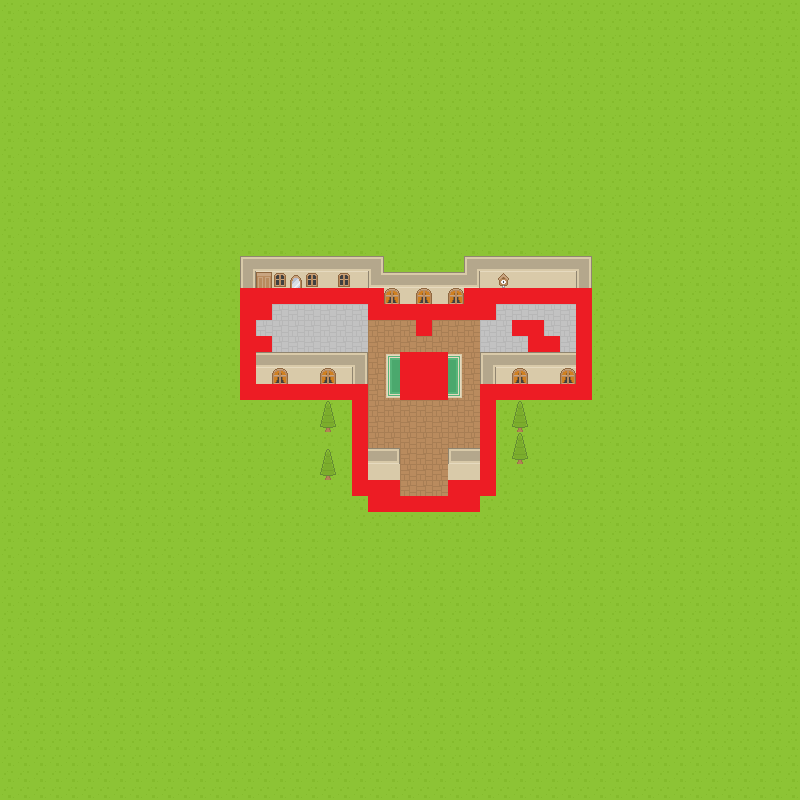

Rendered tile map (Tiled .tmx) drawn with the repository's tilesets; below, a short description and the map source with its tile grids summarised:
An orthogonal 50x50 tile map with 16x16 px tiles, 6 tile layers (floor, onFloor, walls, onWallsItems, ...), 2 tilesets and 1 object.

<map version="1.0" orientation="orthogonal" renderorder="left-down" width="50" height="50" tilewidth="16" tileheight="16" nextobjectid="1">
 <tileset firstgid="1" name="sprites" tilewidth="16" tileheight="16" spacing="1" tilecount="1767">
  <image source="../Arts/sprites.png" width="968" height="526" />
 </tileset>
 <tileset firstgid="1768" name="red" tilewidth="16" tileheight="16" spacing="1" tilecount="1">
  <image source="../Arts/red.png" width="16" height="16" />
  <tile id="0">
   <objectgroup draworder="index">
    <object id="0" x="0" y="0" width="16" height="16" />
   </objectgroup>
  </tile>
 </tileset>
 <layer name="floor" width="50" height="50">
  <data>[2500 cells, 2500 non-empty, 3 distinct tile ids]</data>
 </layer>
 <layer name="onFloor" width="50" height="50">
  <data>[2500 cells, 15 non-empty, 9 distinct tile ids]</data>
 </layer>
 <layer name="walls" width="50" height="50">
  <data>[2500 cells, 143 non-empty, 14 distinct tile ids]</data>
 </layer>
 <layer name="onWallsItems" width="50" height="50">
  <data>[2500 cells, 22 non-empty, 7 distinct tile ids]</data>
 </layer>
 <layer name="items" width="50" height="50">
  <data>[2500 cells, 31 non-empty, 20 distinct tile ids]</data>
 </layer>
 <layer name="collision" width="50" height="50">
  <data>[2500 cells, 89 non-empty, 1 distinct tile ids]</data>
 </layer>
</map>
